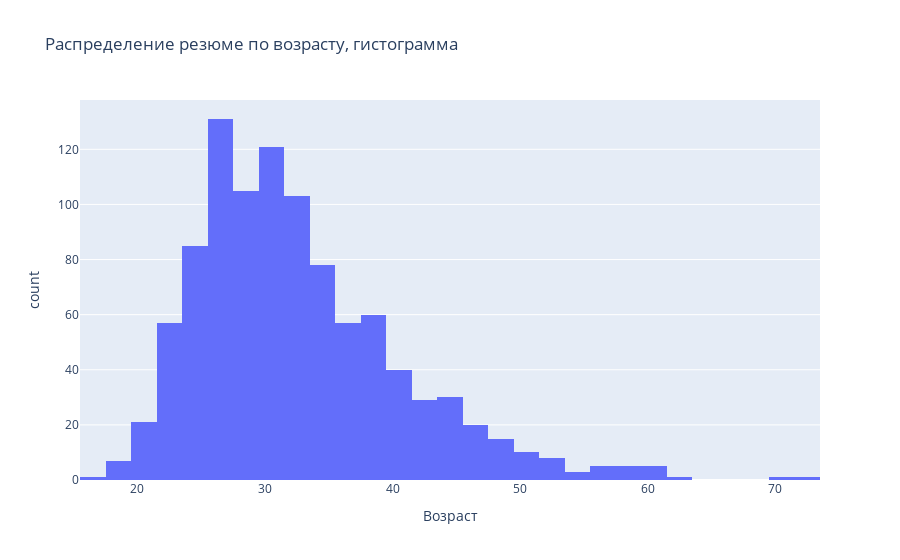
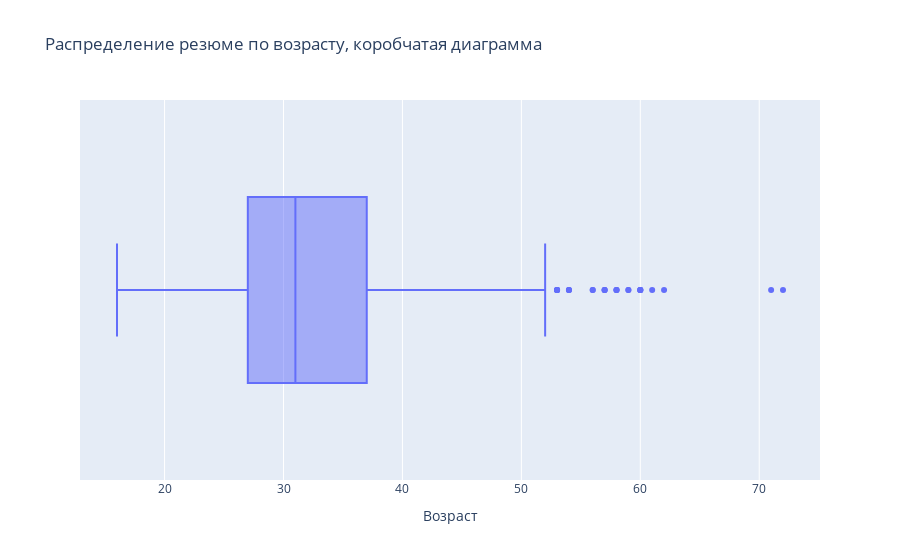

The notebook cell saved with these charts, in order:
### Markdown cell above
1. Постройте распределение признака **"Возраст"**. Опишите распределение, отвечая на следующие вопросы: чему равна мода распределения, каковы предельные значения признака, в каком примерном интервале находится возраст большинства соискателей? Есть ли аномалии для признака возраста, какие значения вы бы причислили к их числу?
*Совет: постройте гистограмму и коробчатую диаграмму рядом.*

### Code cell
fig = px.histogram(
    hh,
    x="Возраст",
    # nbins=50,
    title='Распределение резюме по возрасту, гистограмма',
    )
fig.show()

fig = px.box(
    hh,
    x="Возраст",
    title='Распределение резюме по возрасту, коробчатая диаграмма',
    )
fig.show()

print(hh['Возраст'].mode())

### Figure 1 — Plotly figure (JSON) as saved in the notebook; plotly's stock layout.template omitted (floating-point values rounded to 4 significant figures; data arrays with more than 128 entries replaced by an {"elided": "..."} marker saying what was removed)
{"data": [{"alignmentgroup": "True", "bingroup": "x", "hovertemplate": "Возраст=%{x}<br>count=%{y}<extra></extra>", "legendgroup": "", "marker": {"color": "#636efa", "pattern": {"shape": ""}}, "name": "", "offsetgroup": "", "orientation": "v", "showlegend": false, "type": "histogram", "x": {"elided": "999 int values"}, "xaxis": "x", "yaxis": "y"}], "layout": {"barmode": "relative", "legend": {"tracegroupgap": 0}, "title": {"text": "Распределение резюме по возрасту, гистограмма"}, "xaxis": {"anchor": "y", "domain": [0, 1], "title": {"text": "Возраст"}}, "yaxis": {"anchor": "x", "domain": [0, 1], "title": {"text": "count"}}}}

### Figure 2 — Plotly figure (JSON) as saved in the notebook; plotly's stock layout.template omitted (floating-point values rounded to 4 significant figures; data arrays with more than 128 entries replaced by an {"elided": "..."} marker saying what was removed)
{"data": [{"alignmentgroup": "True", "hovertemplate": "Возраст=%{x}<extra></extra>", "legendgroup": "", "marker": {"color": "#636efa"}, "name": "", "notched": false, "offsetgroup": "", "orientation": "h", "showlegend": false, "type": "box", "x": {"elided": "999 int values"}, "x0": " ", "xaxis": "x", "y0": " ", "yaxis": "y"}], "layout": {"boxmode": "group", "legend": {"tracegroupgap": 0}, "title": {"text": "Распределение резюме по возрасту, коробчатая диаграмма"}, "xaxis": {"anchor": "y", "domain": [0, 1], "title": {"text": "Возраст"}}, "yaxis": {"anchor": "x", "domain": [0, 1]}}}
